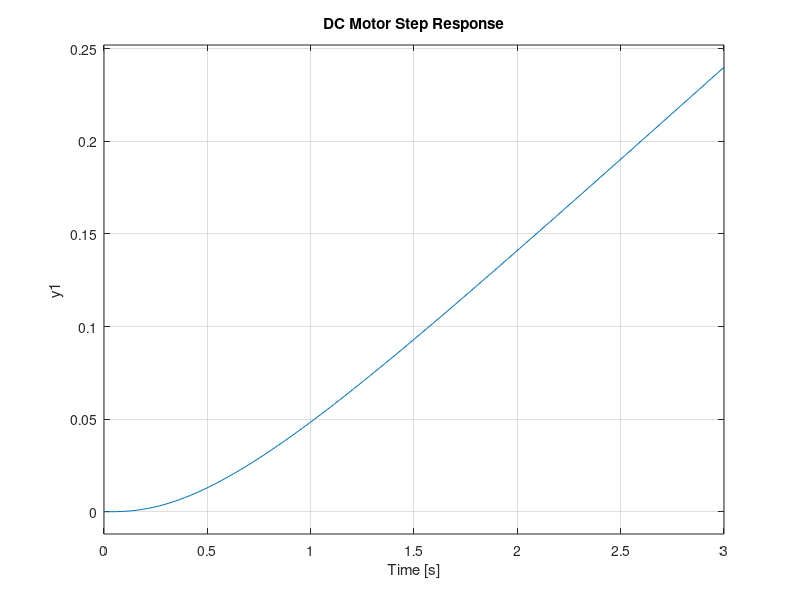

MATLAB code to generate this figure:
% DC Motor Simulation
% Md. Roknuzzaman Rikon
% 26-09-2024

J = 0.01; % Moment of inertia of the rotor  
b = 0.1; % Damping ratio of the mechanical system  
K = 0.01; % Electromotive force constant  
R = 1; % Electric resistance  
L = 0.5; % Electric inductance  

% State-space representation matrices
A = [0 1 0; 0 -b/J K/J; 0 -K/L -R/L];  
B = [0; 0; 1/L];  
C = [1 0 0];  
D = 0;  

% Create state-space system
sys = ss(A,B,C,D);  

% Step response of the system
step(sys);  
title('DC Motor Step Response');  
